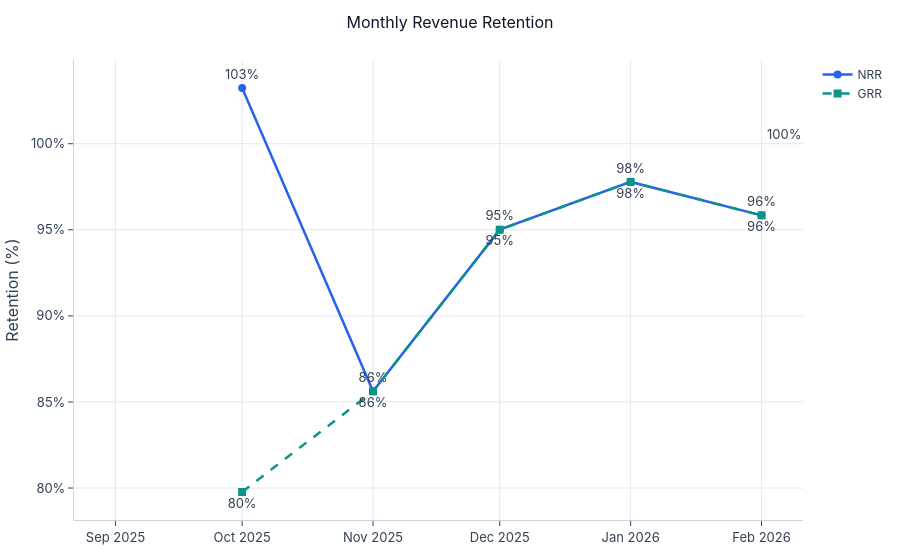

The notebook cell saved with this chart:
### Code cell
reports.retention.plot_nrr_grr(rr)

### Figure 1 — Plotly figure (JSON) as saved in the notebook; plotly's stock layout.template omitted (floating-point values rounded to 4 significant figures)
{"data": [{"line": {"color": "#2563EB", "width": 2.5}, "marker": {"size": 8}, "mode": "lines+markers+text", "name": "NRR", "text": ["nan%", "103%", "86%", "95%", "98%", "96%"], "textposition": "top center", "type": "scatter", "x": ["2025-09", "2025-10", "2025-11", "2025-12", "2026-01", "2026-02"], "y": [NaN, 103.2, 85.62, 95.01, 97.78, 95.84]}, {"line": {"color": "#0D9488", "dash": "dash", "width": 2.5}, "marker": {"size": 8, "symbol": "square"}, "mode": "lines+markers+text", "name": "GRR", "text": ["nan%", "80%", "86%", "95%", "98%", "96%"], "textposition": "bottom center", "type": "scatter", "x": ["2025-09", "2025-10", "2025-11", "2025-12", "2026-01", "2026-02"], "y": [NaN, 79.77, 85.62, 95.01, 97.78, 95.84]}], "layout": {"annotations": [{"showarrow": false, "text": "100%", "x": 1, "xanchor": "right", "xref": "x domain", "y": 100, "yanchor": "bottom", "yref": "y"}], "shapes": [{"line": {"color": "#94A3B8", "dash": "dot"}, "type": "line", "x0": 0, "x1": 1, "xref": "x domain", "y0": 100, "y1": 100, "yref": "y"}], "title": {"text": "Monthly Revenue Retention"}, "yaxis": {"ticksuffix": "%", "title": {"text": "Retention (%)"}}}}
